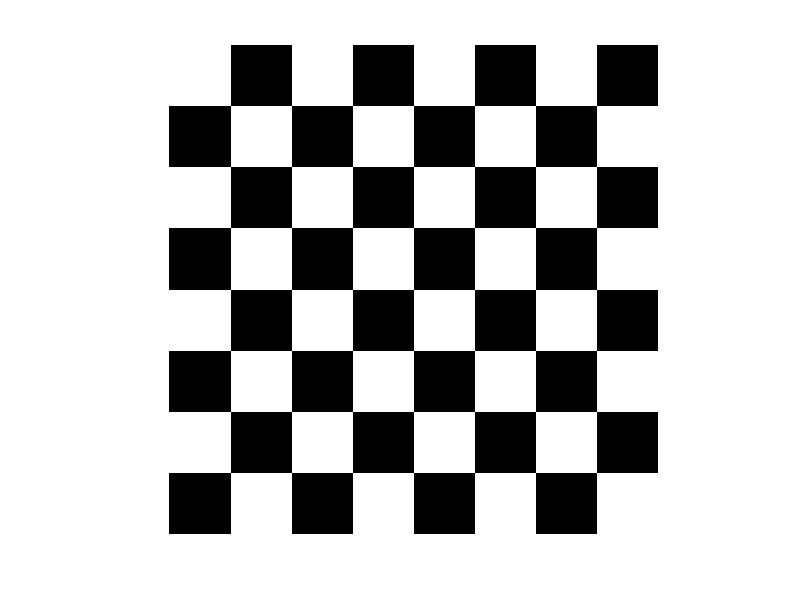

The MATLAB source for this figure:

board = zeros(8,8);

for i = 1:8
    for j = 1:8
        if mod(i+j,2) == 0
            board(i,j) = 255; 
        else
            board(i,j) = 0; 
        end
    end
end

figure;
imshow(board);
colormap gray;
caxis([0 255]);